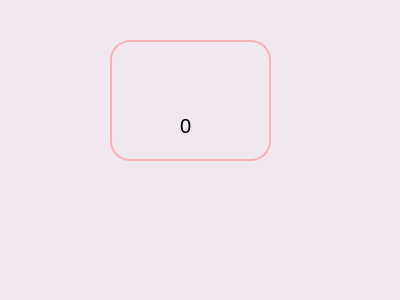
<?xml version="1.0" encoding="UTF-8"?>
<ui version="4.0">
 <class>Dialog</class>
 <widget class="QDialog" name="Dialog">
  <property name="geometry">
   <rect>
    <x>0</x>
    <y>0</y>
    <width>400</width>
    <height>300</height>
   </rect>
  </property>
  <property name="windowTitle">
   <string>Dialog</string>
  </property>
  <property name="styleSheet">
   <string notr="true">background-color: rgb(240, 231, 239);</string>
  </property>
  <widget class="QLabel" name="score">
   <property name="geometry">
    <rect>
     <x>-50</x>
     <y>-10</y>
     <width>491</width>
     <height>321</height>
    </rect>
   </property>
   <property name="styleSheet">
    <string notr="true">background-image:url(:/text/game_over.png)</string>
   </property>
   <property name="text">
    <string/>
   </property>
  </widget>
  <widget class="QLabel" name="label">
   <property name="geometry">
    <rect>
     <x>110</x>
     <y>40</y>
     <width>161</width>
     <height>121</height>
    </rect>
   </property>
   <property name="styleSheet">
    <string notr="true">image: url(:/text/score.png);
border: 2px solid rgb(247, 178, 183);
border-radius: 20px;</string>
   </property>
   <property name="frameShape">
    <enum>QFrame::StyledPanel</enum>
   </property>
   <property name="frameShadow">
    <enum>QFrame::Sunken</enum>
   </property>
   <property name="text">
    <string/>
   </property>
  </widget>
  <widget class="QLabel" name="scoreLabel">
   <property name="geometry">
    <rect>
     <x>180</x>
     <y>110</y>
     <width>41</width>
     <height>31</height>
    </rect>
   </property>
   <property name="font">
    <font>
     <pointsize>15</pointsize>
    </font>
   </property>
   <property name="styleSheet">
    <string notr="true">text-color:rgb(78, 78, 78)</string>
   </property>
   <property name="text">
    <string>0</string>
   </property>
  </widget>
 </widget>
 <resources>
  <include location="ranking.qrc"/>
 </resources>
 <connections/>
</ui>
